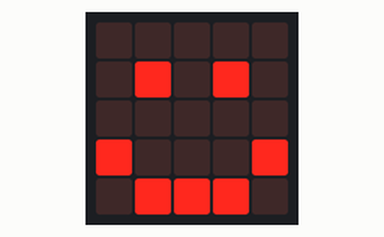
This program was run on a simulated BBC micro:bit running MicroPython. On the bench: the board's 5×5 LED display. At 2.0 s the program stops and its outputs stay as they are.

Above: at 0.1 s.
At 1.1 s:
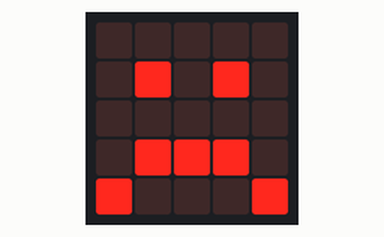

The program:

tutorial-one.py
```python
from microbit import *

# Displaying a Happy image for a second then sad and
# then clear the display with a second gap in between

display.show(Image.HAPPY)
sleep(1000)
display.show(Image.SAD)
sleep(1000)
display.clear()
```

Measured:
- what the display in image 1 shows lasts 1.0 s, from 1.0 s to 2.0 s
